Frame 1 (no input): blank canvas, image omitted
Frame 60 (the mouse pressed at the canvas centre just before this capture): blank canvas, image omitted
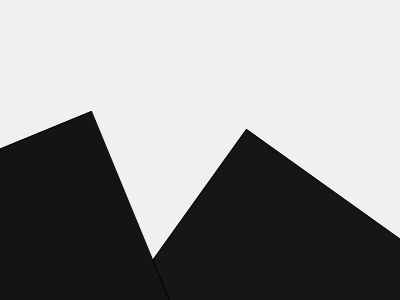
Frame 120 (the mouse held since frame 60 and released just before this capture)

The Processing sketch whose frames 1 and 60 were blank and that drew this single picture after the mouse press (run headless with seeded random() and noise(); from frame 60 on, the mouse is pressed at the canvas centre):

// Processing sketch: processing_3474
// ── processing_3474.pde

float r,d=.5;
void setup(){size(400,300);}
void draw(){background(240);d+=mouseX/99000f;d%=MAX_FLOAT;r=d;translate(200,-150);
while(r>0.5){fill(255*r/7);rotate(r);rect(200,200,400,400);r*=0.9;}}
